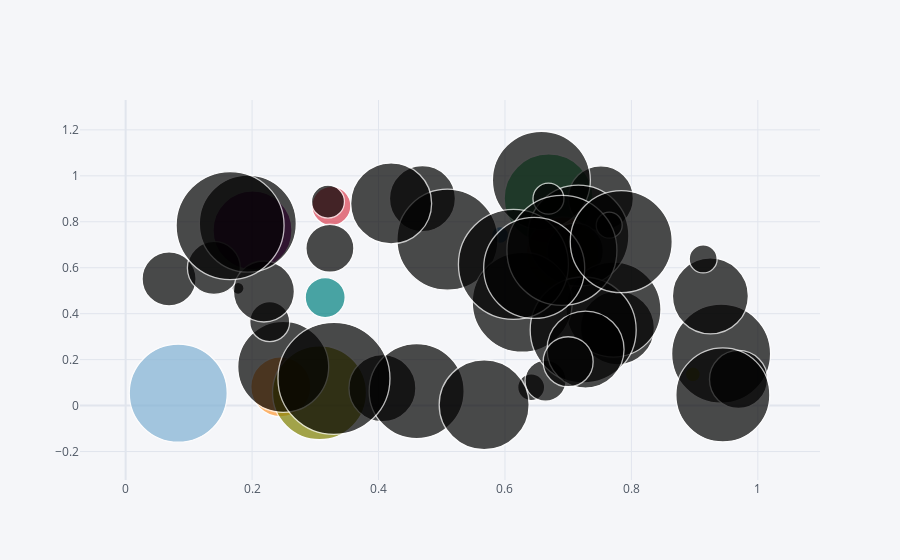

Notebook source saved alongside this figure:
### Markdown cell above
- Bubble charts can be used with kind=bubble and by assigning one column as the size

### Code cell
df2.iplot(kind='bubble',x='a',y='b',size='c')

### Figure 1 — Plotly figure (JSON) as saved in the notebook; plotly's stock layout.template omitted (floating-point values rounded to 4 significant figures)
{"data": [{"marker": {"color": ["rgb(255, 153, 51)", "rgb(55, 128, 191)", "rgb(50, 171, 96)", "rgb(128, 0, 128)", "rgb(219, 64, 82)", "rgb(0, 128, 128)", "rgb(255, 255, 51)", "rgb(128, 128, 0)", "rgb(251, 128, 114)", "rgb(128, 177, 211)"], "line": {"width": 1.3}, "size": [60, 17, 89, 79, 39, 40, 15, 94, 73, 98, 54, 67, 91, 40, 48, 27, 74, 65, 95, 41, 99, 56, 66, 95, 101, 76, 98, 101, 31, 12, 53, 33, 58, 81, 100, 90, 28, 61, 106, 110, 77, 97, 112, 26, 50, 108, 110, 101, 94, 102], "symbol": "circle"}, "mode": "markers", "text": "", "type": "scatter", "x": [0.2454, 0.5923, 0.6691, 0.2007, 0.3254, 0.3156, 0.8972, 0.3066, 0.6916, 0.08321, 0.06869, 0.4062, 0.2492, 0.2279, 0.3231, 0.6415, 0.7778, 0.7518, 0.4603, 0.6642, 0.9419, 0.7113, 0.4695, 0.7717, 0.509, 0.9249, 0.6576, 0.7161, 0.6688, 0.1778, 0.1396, 0.32, 0.9694, 0.4199, 0.6273, 0.5671, 0.9136, 0.2187, 0.7238, 0.6134, 0.7275, 0.1932, 0.3295, 0.7649, 0.7, 0.1652, 0.6901, 0.6462, 0.9446, 0.784], "y": [0.08176, 0.7425, 0.9015, 0.7626, 0.8691, 0.4703, 0.1361, 0.05578, 0.6629, 0.05393, 0.5511, 0.07573, 0.1689, 0.3652, 0.6847, 0.07971, 0.338, 0.9022, 0.06291, 0.1085, 0.2258, 0.6722, 0.9012, 0.4181, 0.7222, 0.4775, 0.9808, 0.7395, 0.9007, 0.5103, 0.5992, 0.8876, 0.1138, 0.8799, 0.4497, 0.003618, 0.6383, 0.4965, 0.329, 0.6144, 0.244, 0.7917, 0.1181, 0.7854, 0.1907, 0.7837, 0.6754, 0.599, 0.04658, 0.7136]}], "layout": {"legend": {"bgcolor": "#F5F6F9", "font": {"color": "#4D5663"}}, "paper_bgcolor": "#F5F6F9", "plot_bgcolor": "#F5F6F9", "title": {"font": {"color": "#4D5663"}}, "xaxis": {"gridcolor": "#E1E5ED", "showgrid": true, "tickfont": {"color": "#4D5663"}, "title": {"font": {"color": "#4D5663"}, "text": ""}, "zerolinecolor": "#E1E5ED"}, "yaxis": {"gridcolor": "#E1E5ED", "showgrid": true, "tickfont": {"color": "#4D5663"}, "title": {"font": {"color": "#4D5663"}, "text": ""}, "zerolinecolor": "#E1E5ED"}}}
